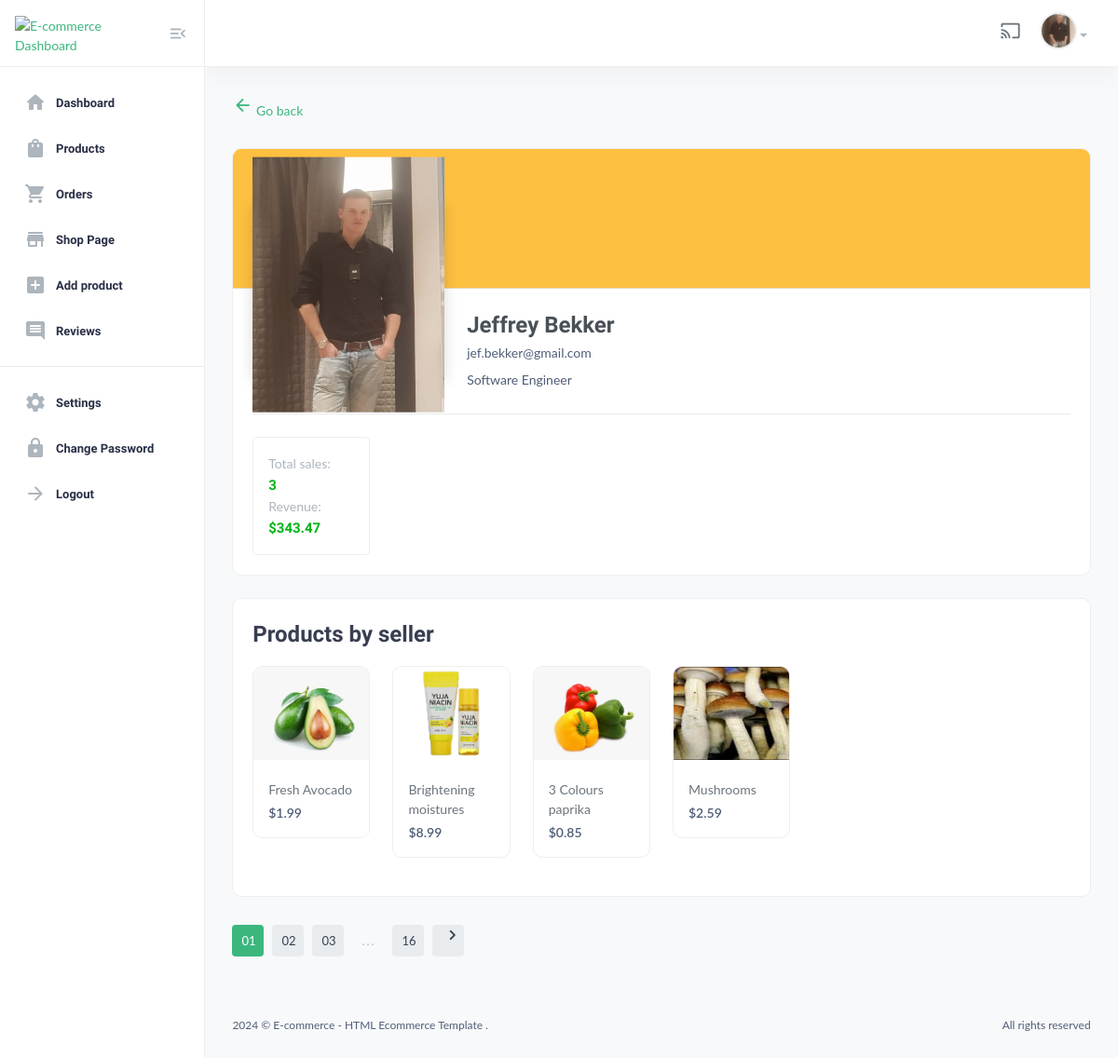
The page /useradmin/shop-page/ (signed in) on the database as committed earlier.
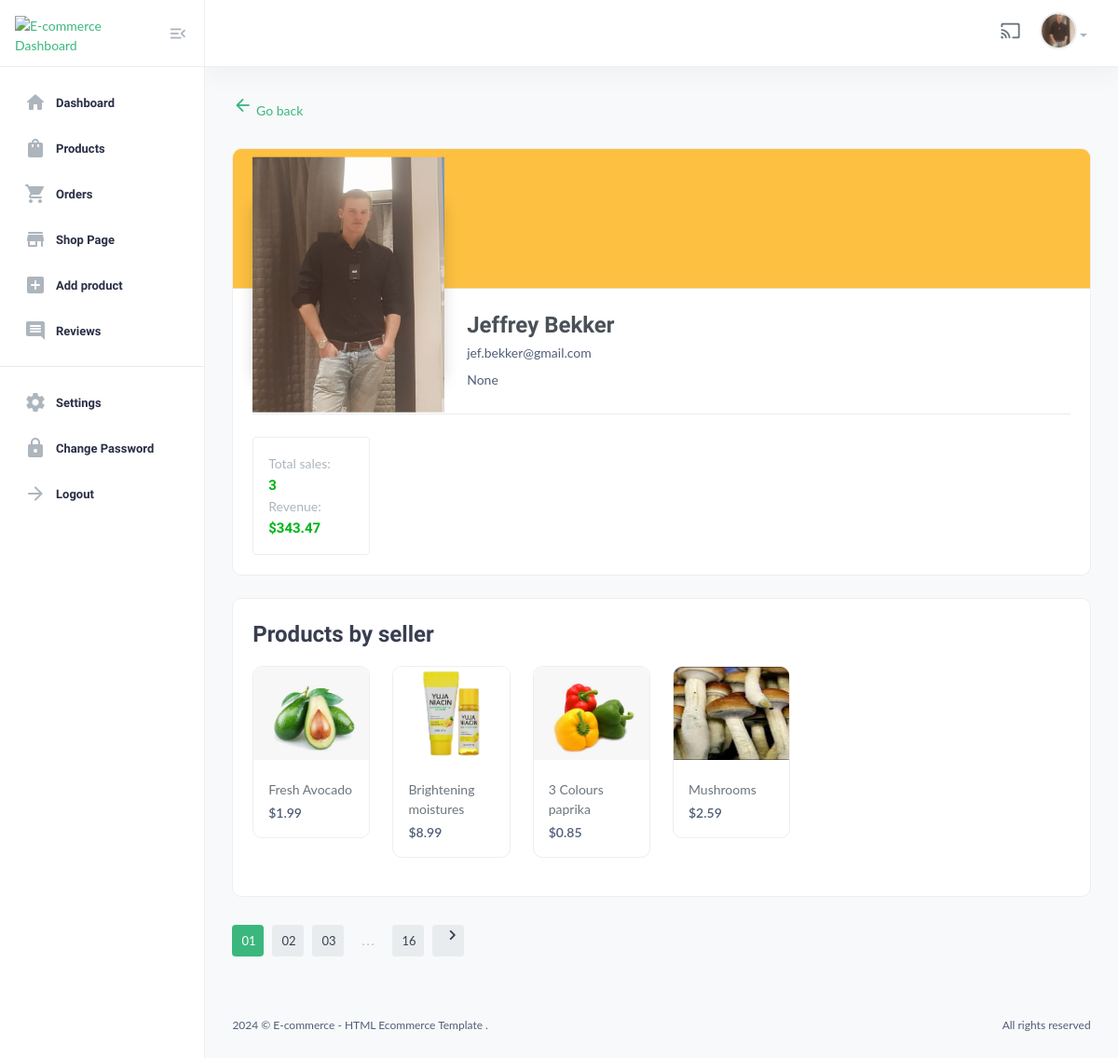
The same page on the database as committed later.
### userauths/models.py (models this page shows, shortened)
class User(AbstractUser):
    email = models.EmailField(unique=True)
    username = models.CharField(max_length=100)
    bio = models.CharField(max_length=100)
    USERNAME_FIELD = "email"
    REQUIRED_FIELDS = ['username']

class Profile(models.Model):
    user = models.OneToOneField(User, on_delete=models.CASCADE)
    image = models.ImageField(upload_to='image')
    full_name = models.CharField(max_length=200)
    bio = models.CharField(max_length=200, null=True, blank=True)
    phone = models.CharField(max_length=200)
    address = models.CharField(max_length=200, null=True, blank=True)
    country = models.CharField(max_length=200, null=True, blank=True)
    verified = models.BooleanField(default=False)

### useradmin/decorators.py (the view)
    def wrapper(request, *args, **kwargs):
        if request.user.is_superuser != True:
            messages.warning(request, "You are not authorized to access this page.")
            return redirect("/user/sign-in/")
        return view_func(request, *args, **kwargs)

### core/context_processor.py (called while the page is built)
def default(request):
    categories = Category.objects.all()
    vendors = Vendor.objects.all()
    min_max_price = Product.objects.aggregate(Min("price"), Max("price")) # Get the lowest and highest value from the models (price from product)
    try:
        wishlist = Wishlist.objects.filter(user=request.user)
    except:
        messages.warning(request, "You need to login before accessing your wishlist.")
        wishlist = 0
    try:
        address = Address.objects.get(user=request.user)
    except:
        address = None
    return {
        "categories": categories,
        "wishlist": wishlist,
        "address": address,
        "vendors": vendors,
        "min_max_price": min_max_price,
    }

### useradmin/views.py (called while the page is built)
@admin_required
def shop_page(request):
    products = Product.objects.all()
    revenue = CartOrder.objects.aggregate(price=Sum("price"))
    total_sales = CartOrderItems.objects.filter(order__paid_status=True).aggregate(quantity=Sum("quantity"))
    context = {
        "products": products,
        "revenue": revenue,
        "total_sales": total_sales,
    }
    return render(request, "useradmin/shop-page.html", context)

### templates/useradmin/shop-page.html
{% extends 'useradmin/base.html' %}
{% load static %}
{% block content %}
<section class="content-main">
    <div class="content-header">
        <a href="javascript:history.back()"><i class="material-icons md-arrow_back"></i> Go back </a>
    </div>
    <div class="card mb-4">
        <div class="card-header bg-brand-2" style="height: 150px;"></div>
        <div class="card-body">
            <div class="row">
                <div class="col-xl col-lg flex-grow-0" style="flex-basis: 230px;">
                    <div class="img-thumbnail shadow w-100 bg-white position-relative text-center" style="height: 190px; width: 200px; margin-top: -120px;">
                        <img src="{{ request.user.profile.image.url }}" class="center-xy img-fluid" alt="Logo Brand" />
                    </div>
                </div>
                <div class="col-xl col-lg">
                    <h3>{{ request.user.profile.full_name }}</h3>
                    <p>{{ request.user.email }}</p>
                    <p>{{ request.user.profile.bio }}</p>
                </div>
            </div>
            <hr class="my-4" />
            <div class="row g-4">
                <div class="col-md-12 col-lg-4 col-xl-2">
                    <article class="box">
                        <p class="mb-0 text-muted">Total sales:</p>
                        <h5 class="text-success">{{ total_sales.quantity}}</h5>
                        <p class="mb-0 text-muted">Revenue:</p>
                        <h5 class="text-success mb-0">${{ revenue.price|floatformat:2}}</h5>
                    </article>
                </div>
            </div>
        </div>
    </div>
    <div class="card mb-4">
        <div class="card-body">
            <h3 class="card-title">Products by seller</h3>
            <div class="row">
                {% for p in products %}
                <div class="col-xl-2 col-lg-3 col-md-6">
                    <div class="card card-product-grid">
                        <a href="#" class="img-wrap"> <img src="{{ p.image.url}}" style="width: 200px; height: 100px;" alt="Product" /> </a>
                        <div class="info-wrap">
                            <a href="#" class="title">{{ p.title }}</a>
                            <div class="price mt-1">${{ p.price }}</div>
                        </div>
                    </div>
                </div>
                {% endfor %}
            </div>
        </div>
    </div>
    <div class="pagination-area mt-30 mb-50">
        <nav aria-label="Page navigation example">
            <ul class="pagination justify-content-start">
                <li class="page-item active"><a class="page-link" href="#">01</a></li>
                <li class="page-item"><a class="page-link" href="#">02</a></li>
                <li class="page-item"><a class="page-link" href="#">03</a></li>
                <li class="page-item"><a class="page-link dot" href="#">...</a></li>
                <li class="page-item"><a class="page-link" href="#">16</a></li>
                <li class="page-item"><a class="page-link" href="#"><i class="material-icons md-chevron_right"></i></a>
                </li>
            </ul>
        </nav>
    </div>
</section>
{% endblock content %}

### templates/useradmin/base.html (shortened to what the changed rows need)
{% load static %}
<!DOCTYPE html>
<html lang="en">
    <head>
        <link href="{% static 'assets2/css/main.css' %}" rel="stylesheet" type="text/css" />
        <link rel="stylesheet" href="https://cdnjs.cloudflare.com/ajax/libs/font-awesome/6.0.0/css/all.min.css" />
    </head>
    <body>
        <main class="main-wrap">
            <header class="main-header navbar">
                <div class="col-nav">
                    <ul class="nav">
                        <li class="dropdown nav-item">
                            <a class="dropdown-toggle" data-bs-toggle="dropdown" href="#" id="dropdownAccount" aria-expanded="false">
                                {% if request.user.profile.image %}
                                <img class="img-xs rounded-circle" src="{{request.user.profile.image.url}}" alt="User" />
                                {% else %}
                                <img class="img-xs rounded-circle" src="https://www.shutterstock.com/image-vector/vector-flat-illustration-grayscale-avatar-600nw-2281862025.jpg" alt="User" />
                                {% endif %}
                            </a>
                        </li>
                    </ul>
                </div>
            </header>
            {% block content %}
            {% endblock content %}
        </main>
    </body>
</html>

Rows that differ between the two databases and show on the page:
changed User "jef.bekker@gmail.com": user.profile.bio "Software Engineer" → "None"
